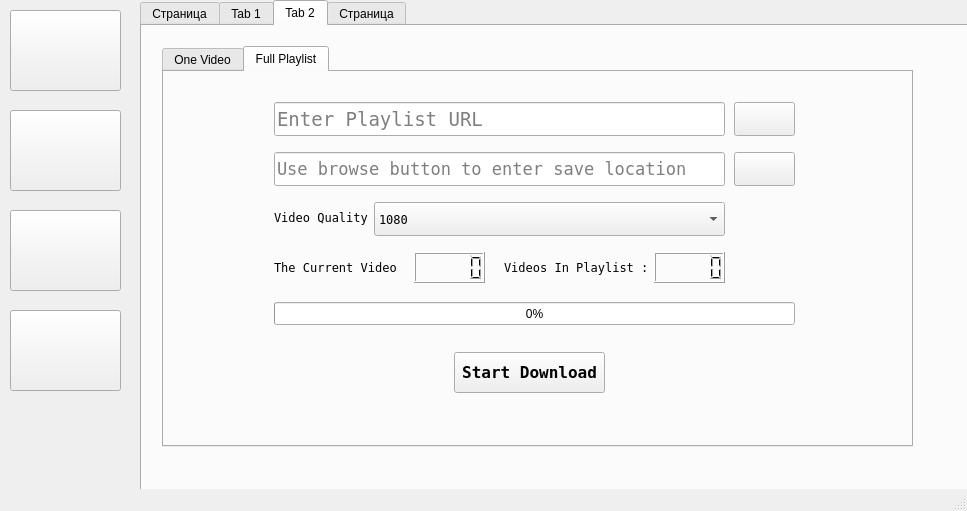
<?xml version="1.0" encoding="UTF-8"?>
<ui version="4.0">
 <class>MainWindow</class>
 <widget class="QMainWindow" name="MainWindow">
  <property name="geometry">
   <rect>
    <x>0</x>
    <y>0</y>
    <width>967</width>
    <height>511</height>
   </rect>
  </property>
  <property name="windowTitle">
   <string>MainWindow</string>
  </property>
  <widget class="QWidget" name="centralwidget">
   <widget class="QTabWidget" name="tabWidget">
    <property name="geometry">
     <rect>
      <x>140</x>
      <y>0</y>
      <width>841</width>
      <height>591</height>
     </rect>
    </property>
    <property name="layoutDirection">
     <enum>Qt::LeftToRight</enum>
    </property>
    <property name="autoFillBackground">
     <bool>false</bool>
    </property>
    <property name="styleSheet">
     <string notr="true">QGroupBox {
   background: transparent;
  
	border-color: rgb(139, 139, 139);
}
QTabWidget::tab-bar
{
    alignment: center;
}</string>
    </property>
    <property name="tabPosition">
     <enum>QTabWidget::North</enum>
    </property>
    <property name="currentIndex">
     <number>2</number>
    </property>
    <property name="tabBarAutoHide">
     <bool>false</bool>
    </property>
    <widget class="QWidget" name="tab_5">
     <attribute name="title">
      <string>Страница</string>
     </attribute>
     <widget class="QGroupBox" name="groupBox">
      <property name="geometry">
       <rect>
        <x>90</x>
        <y>60</y>
        <width>291</width>
        <height>101</height>
       </rect>
      </property>
      <property name="styleSheet">
       <string notr="true">QGroupBox {
   background: transparent;
}</string>
      </property>
      <property name="title">
       <string/>
      </property>
      <widget class="QLabel" name="label_8">
       <property name="geometry">
        <rect>
         <x>80</x>
         <y>20</y>
         <width>201</width>
         <height>61</height>
        </rect>
       </property>
       <property name="font">
        <font>
         <family>Inconsolata</family>
         <pointsize>14</pointsize>
        </font>
       </property>
       <property name="text">
        <string>Download Any Types Of Files</string>
       </property>
       <property name="wordWrap">
        <bool>true</bool>
       </property>
      </widget>
      <widget class="QLabel" name="label_10">
       <property name="geometry">
        <rect>
         <x>10</x>
         <y>20</y>
         <width>61</width>
         <height>61</height>
        </rect>
       </property>
       <property name="text">
        <string/>
       </property>
       <property name="pixmap">
        <pixmap resource="photo.qrc">:/icons/download.png</pixmap>
       </property>
      </widget>
     </widget>
     <widget class="QGroupBox" name="groupBox_2">
      <property name="geometry">
       <rect>
        <x>90</x>
        <y>200</y>
        <width>291</width>
        <height>101</height>
       </rect>
      </property>
      <property name="title">
       <string/>
      </property>
      <widget class="QLabel" name="label_20">
       <property name="geometry">
        <rect>
         <x>10</x>
         <y>20</y>
         <width>61</width>
         <height>61</height>
        </rect>
       </property>
       <property name="text">
        <string/>
       </property>
       <property name="pixmap">
        <pixmap resource="photo.qrc">:/icons/folder.png</pixmap>
       </property>
      </widget>
      <widget class="QLabel" name="label_19">
       <property name="geometry">
        <rect>
         <x>80</x>
         <y>20</y>
         <width>201</width>
         <height>61</height>
        </rect>
       </property>
       <property name="font">
        <font>
         <family>Inconsolata</family>
         <pointsize>14</pointsize>
        </font>
       </property>
       <property name="text">
        <string>Download Playlists From Youtube</string>
       </property>
       <property name="wordWrap">
        <bool>true</bool>
       </property>
      </widget>
     </widget>
     <widget class="QGroupBox" name="groupBox_3">
      <property name="geometry">
       <rect>
        <x>430</x>
        <y>200</y>
        <width>291</width>
        <height>101</height>
       </rect>
      </property>
      <property name="title">
       <string/>
      </property>
      <widget class="QLabel" name="label_14">
       <property name="geometry">
        <rect>
         <x>10</x>
         <y>20</y>
         <width>61</width>
         <height>61</height>
        </rect>
       </property>
       <property name="text">
        <string/>
       </property>
       <property name="pixmap">
        <pixmap resource="photo.qrc">:/icons/theme.png</pixmap>
       </property>
      </widget>
      <widget class="QLabel" name="label_13">
       <property name="geometry">
        <rect>
         <x>90</x>
         <y>20</y>
         <width>191</width>
         <height>61</height>
        </rect>
       </property>
       <property name="font">
        <font>
         <family>Inconsolata</family>
         <pointsize>14</pointsize>
        </font>
       </property>
       <property name="text">
        <string>App Themes &amp; Settings</string>
       </property>
       <property name="wordWrap">
        <bool>true</bool>
       </property>
      </widget>
     </widget>
     <widget class="QGroupBox" name="groupBox_4">
      <property name="geometry">
       <rect>
        <x>430</x>
        <y>60</y>
        <width>291</width>
        <height>101</height>
       </rect>
      </property>
      <property name="title">
       <string/>
      </property>
      <widget class="QLabel" name="label_12">
       <property name="geometry">
        <rect>
         <x>10</x>
         <y>20</y>
         <width>71</width>
         <height>57</height>
        </rect>
       </property>
       <property name="text">
        <string/>
       </property>
       <property name="pixmap">
        <pixmap resource="photo.qrc">:/icons/youtube.png</pixmap>
       </property>
       <property name="scaledContents">
        <bool>false</bool>
       </property>
      </widget>
      <widget class="QLabel" name="label_11">
       <property name="geometry">
        <rect>
         <x>90</x>
         <y>20</y>
         <width>191</width>
         <height>61</height>
        </rect>
       </property>
       <property name="font">
        <font>
         <family>Inconsolata</family>
         <pointsize>14</pointsize>
        </font>
       </property>
       <property name="text">
        <string>Download Video From Youtube</string>
       </property>
       <property name="scaledContents">
        <bool>false</bool>
       </property>
       <property name="wordWrap">
        <bool>true</bool>
       </property>
      </widget>
     </widget>
    </widget>
    <widget class="QWidget" name="tab">
     <attribute name="title">
      <string>Tab 1</string>
     </attribute>
     <widget class="QPushButton" name="pushButton">
      <property name="geometry">
       <rect>
        <x>330</x>
        <y>335</y>
        <width>111</width>
        <height>41</height>
       </rect>
      </property>
      <property name="font">
       <font>
        <family>Inconsolata</family>
        <pointsize>12</pointsize>
        <weight>75</weight>
        <bold>true</bold>
       </font>
      </property>
      <property name="styleSheet">
       <string notr="true"/>
      </property>
      <property name="text">
       <string>Download</string>
      </property>
     </widget>
     <widget class="QLineEdit" name="lineEdit">
      <property name="geometry">
       <rect>
        <x>130</x>
        <y>90</y>
        <width>521</width>
        <height>34</height>
       </rect>
      </property>
      <property name="font">
       <font>
        <family>Inconsolata</family>
        <pointsize>14</pointsize>
        <weight>50</weight>
        <bold>false</bold>
       </font>
      </property>
      <property name="placeholderText">
       <string>Enter download link here</string>
      </property>
     </widget>
     <widget class="QLineEdit" name="lineEdit_2">
      <property name="geometry">
       <rect>
        <x>130</x>
        <y>140</y>
        <width>451</width>
        <height>34</height>
       </rect>
      </property>
      <property name="font">
       <font>
        <family>Inconsolata</family>
        <pointsize>13</pointsize>
        <weight>50</weight>
        <italic>false</italic>
        <bold>false</bold>
        <underline>false</underline>
        <strikeout>false</strikeout>
        <kerning>true</kerning>
       </font>
      </property>
      <property name="placeholderText">
       <string>Use browse button to enter save location</string>
      </property>
     </widget>
     <widget class="QPushButton" name="pushButton_2">
      <property name="geometry">
       <rect>
        <x>590</x>
        <y>140</y>
        <width>61</width>
        <height>34</height>
       </rect>
      </property>
      <property name="styleSheet">
       <string notr="true"/>
      </property>
      <property name="text">
       <string/>
      </property>
      <property name="icon">
       <iconset resource="photo.qrc">
        <normaloff>:/icons/search.png</normaloff>:/icons/search.png</iconset>
      </property>
      <property name="iconSize">
       <size>
        <width>26</width>
        <height>26</height>
       </size>
      </property>
      <property name="checkable">
       <bool>false</bool>
      </property>
     </widget>
     <widget class="QProgressBar" name="progressBar">
      <property name="geometry">
       <rect>
        <x>130</x>
        <y>210</y>
        <width>521</width>
        <height>23</height>
       </rect>
      </property>
      <property name="value">
       <number>0</number>
      </property>
     </widget>
    </widget>
    <widget class="QWidget" name="tab_2">
     <attribute name="title">
      <string>Tab 2</string>
     </attribute>
     <widget class="QTabWidget" name="tabWidget_2">
      <property name="geometry">
       <rect>
        <x>20</x>
        <y>20</y>
        <width>751</width>
        <height>401</height>
       </rect>
      </property>
      <property name="currentIndex">
       <number>1</number>
      </property>
      <widget class="QWidget" name="tab_3">
       <attribute name="title">
        <string>One Video</string>
       </attribute>
       <widget class="QProgressBar" name="progressBar_2">
        <property name="geometry">
         <rect>
          <x>110</x>
          <y>180</y>
          <width>521</width>
          <height>23</height>
         </rect>
        </property>
        <property name="value">
         <number>0</number>
        </property>
       </widget>
       <widget class="QLineEdit" name="lineEdit_3">
        <property name="geometry">
         <rect>
          <x>110</x>
          <y>30</y>
          <width>451</width>
          <height>34</height>
         </rect>
        </property>
        <property name="font">
         <font>
          <family>Inconsolata</family>
          <pointsize>14</pointsize>
         </font>
        </property>
        <property name="placeholderText">
         <string>Enter video URL</string>
        </property>
       </widget>
       <widget class="QPushButton" name="pushButton_3">
        <property name="geometry">
         <rect>
          <x>290</x>
          <y>270</y>
          <width>151</width>
          <height>41</height>
         </rect>
        </property>
        <property name="font">
         <font>
          <family>Inconsolata</family>
          <pointsize>12</pointsize>
          <weight>75</weight>
          <bold>true</bold>
          <underline>false</underline>
         </font>
        </property>
        <property name="styleSheet">
         <string notr="true"/>
        </property>
        <property name="text">
         <string>Start Download</string>
        </property>
       </widget>
       <widget class="QPushButton" name="pushButton_4">
        <property name="geometry">
         <rect>
          <x>570</x>
          <y>80</y>
          <width>61</width>
          <height>34</height>
         </rect>
        </property>
        <property name="styleSheet">
         <string notr="true"/>
        </property>
        <property name="text">
         <string/>
        </property>
        <property name="icon">
         <iconset resource="photo.qrc">
          <normaloff>:/icons/search.png</normaloff>:/icons/search.png</iconset>
        </property>
        <property name="iconSize">
         <size>
          <width>26</width>
          <height>26</height>
         </size>
        </property>
       </widget>
       <widget class="QLineEdit" name="lineEdit_4">
        <property name="geometry">
         <rect>
          <x>110</x>
          <y>80</y>
          <width>451</width>
          <height>34</height>
         </rect>
        </property>
        <property name="font">
         <font>
          <family>Inconsolata</family>
          <pointsize>13</pointsize>
         </font>
        </property>
        <property name="placeholderText">
         <string>Use browse button to enter save location</string>
        </property>
       </widget>
       <widget class="QLabel" name="label">
        <property name="geometry">
         <rect>
          <x>110</x>
          <y>130</y>
          <width>101</width>
          <height>31</height>
         </rect>
        </property>
        <property name="font">
         <font>
          <family>Inconsolata</family>
         </font>
        </property>
        <property name="text">
         <string>Video Quality</string>
        </property>
       </widget>
       <widget class="QComboBox" name="comboBox">
        <property name="geometry">
         <rect>
          <x>210</x>
          <y>130</y>
          <width>351</width>
          <height>34</height>
         </rect>
        </property>
        <property name="font">
         <font>
          <family>Inconsolata</family>
         </font>
        </property>
       </widget>
       <widget class="QPushButton" name="pushButton_5">
        <property name="geometry">
         <rect>
          <x>570</x>
          <y>30</y>
          <width>61</width>
          <height>34</height>
         </rect>
        </property>
        <property name="styleSheet">
         <string notr="true"/>
        </property>
        <property name="text">
         <string/>
        </property>
        <property name="icon">
         <iconset resource="photo.qrc">
          <normaloff>:/icons/add.png</normaloff>:/icons/add.png</iconset>
        </property>
        <property name="iconSize">
         <size>
          <width>26</width>
          <height>26</height>
         </size>
        </property>
       </widget>
       <widget class="QLabel" name="label_5">
        <property name="geometry">
         <rect>
          <x>110</x>
          <y>280</y>
          <width>161</width>
          <height>20</height>
         </rect>
        </property>
        <property name="text">
         <string/>
        </property>
       </widget>
      </widget>
      <widget class="QWidget" name="tab_4">
       <attribute name="title">
        <string>Full Playlist</string>
       </attribute>
       <widget class="QComboBox" name="comboBox_2">
        <property name="geometry">
         <rect>
          <x>210</x>
          <y>130</y>
          <width>351</width>
          <height>34</height>
         </rect>
        </property>
        <property name="font">
         <font>
          <family>Inconsolata</family>
         </font>
        </property>
        <property name="editable">
         <bool>false</bool>
        </property>
        <property name="currentIndex">
         <number>0</number>
        </property>
        <item>
         <property name="text">
          <string>1080</string>
         </property>
        </item>
        <item>
         <property name="text">
          <string>720</string>
         </property>
        </item>
        <item>
         <property name="text">
          <string>480</string>
         </property>
        </item>
        <item>
         <property name="text">
          <string>360</string>
         </property>
        </item>
       </widget>
       <widget class="QPushButton" name="pushButton_6">
        <property name="geometry">
         <rect>
          <x>570</x>
          <y>30</y>
          <width>61</width>
          <height>34</height>
         </rect>
        </property>
        <property name="styleSheet">
         <string notr="true"/>
        </property>
        <property name="text">
         <string/>
        </property>
        <property name="icon">
         <iconset resource="photo.qrc">
          <normaloff>:/icons/add.png</normaloff>:/icons/add.png</iconset>
        </property>
        <property name="iconSize">
         <size>
          <width>26</width>
          <height>26</height>
         </size>
        </property>
       </widget>
       <widget class="QLineEdit" name="lineEdit_5">
        <property name="geometry">
         <rect>
          <x>110</x>
          <y>30</y>
          <width>451</width>
          <height>34</height>
         </rect>
        </property>
        <property name="font">
         <font>
          <family>Inconsolata</family>
          <pointsize>14</pointsize>
          <weight>50</weight>
          <bold>false</bold>
         </font>
        </property>
        <property name="placeholderText">
         <string>Enter Playlist URL</string>
        </property>
       </widget>
       <widget class="QPushButton" name="pushButton_7">
        <property name="geometry">
         <rect>
          <x>570</x>
          <y>80</y>
          <width>61</width>
          <height>34</height>
         </rect>
        </property>
        <property name="styleSheet">
         <string notr="true"/>
        </property>
        <property name="text">
         <string/>
        </property>
        <property name="icon">
         <iconset resource="photo.qrc">
          <normaloff>:/icons/search.png</normaloff>:/icons/search.png</iconset>
        </property>
        <property name="iconSize">
         <size>
          <width>26</width>
          <height>26</height>
         </size>
        </property>
       </widget>
       <widget class="QPushButton" name="pushButton_8">
        <property name="geometry">
         <rect>
          <x>290</x>
          <y>280</y>
          <width>151</width>
          <height>41</height>
         </rect>
        </property>
        <property name="font">
         <font>
          <family>Inconsolata</family>
          <pointsize>12</pointsize>
          <weight>75</weight>
          <bold>true</bold>
         </font>
        </property>
        <property name="styleSheet">
         <string notr="true"/>
        </property>
        <property name="text">
         <string>Start Download</string>
        </property>
       </widget>
       <widget class="QLineEdit" name="lineEdit_6">
        <property name="geometry">
         <rect>
          <x>110</x>
          <y>80</y>
          <width>451</width>
          <height>34</height>
         </rect>
        </property>
        <property name="font">
         <font>
          <family>Inconsolata</family>
          <pointsize>13</pointsize>
         </font>
        </property>
        <property name="placeholderText">
         <string>Use browse button to enter save location</string>
        </property>
       </widget>
       <widget class="QLabel" name="label_2">
        <property name="geometry">
         <rect>
          <x>110</x>
          <y>130</y>
          <width>101</width>
          <height>31</height>
         </rect>
        </property>
        <property name="font">
         <font>
          <family>Inconsolata</family>
         </font>
        </property>
        <property name="text">
         <string>Video Quality</string>
        </property>
       </widget>
       <widget class="QProgressBar" name="progressBar_3">
        <property name="geometry">
         <rect>
          <x>110</x>
          <y>230</y>
          <width>521</width>
          <height>23</height>
         </rect>
        </property>
        <property name="value">
         <number>0</number>
        </property>
       </widget>
       <widget class="QLabel" name="label_3">
        <property name="geometry">
         <rect>
          <x>110</x>
          <y>180</y>
          <width>131</width>
          <height>31</height>
         </rect>
        </property>
        <property name="font">
         <font>
          <family>Inconsolata</family>
         </font>
        </property>
        <property name="text">
         <string>The Current Video :</string>
        </property>
       </widget>
       <widget class="QLabel" name="label_4">
        <property name="geometry">
         <rect>
          <x>340</x>
          <y>180</y>
          <width>151</width>
          <height>31</height>
         </rect>
        </property>
        <property name="font">
         <font>
          <family>Inconsolata</family>
         </font>
        </property>
        <property name="text">
         <string>Videos In Playlist :</string>
        </property>
       </widget>
       <widget class="QLCDNumber" name="lcdNumber">
        <property name="geometry">
         <rect>
          <x>250</x>
          <y>180</y>
          <width>71</width>
          <height>31</height>
         </rect>
        </property>
       </widget>
       <widget class="QLCDNumber" name="lcdNumber_2">
        <property name="geometry">
         <rect>
          <x>490</x>
          <y>180</y>
          <width>71</width>
          <height>31</height>
         </rect>
        </property>
        <property name="font">
         <font>
          <family>Cantarell Extra Bold</family>
         </font>
        </property>
       </widget>
       <widget class="QLabel" name="label_6">
        <property name="geometry">
         <rect>
          <x>110</x>
          <y>290</y>
          <width>161</width>
          <height>20</height>
         </rect>
        </property>
        <property name="text">
         <string/>
        </property>
       </widget>
      </widget>
     </widget>
    </widget>
    <widget class="QWidget" name="tab_6">
     <attribute name="title">
      <string>Страница</string>
     </attribute>
     <widget class="QLabel" name="label_7">
      <property name="geometry">
       <rect>
        <x>280</x>
        <y>60</y>
        <width>351</width>
        <height>101</height>
       </rect>
      </property>
      <property name="font">
       <font>
        <family>Inconsolata</family>
        <pointsize>16</pointsize>
       </font>
      </property>
      <property name="text">
       <string>Choose Your Theme</string>
      </property>
     </widget>
     <widget class="QPushButton" name="pushButton_13">
      <property name="geometry">
       <rect>
        <x>110</x>
        <y>180</y>
        <width>151</width>
        <height>121</height>
       </rect>
      </property>
      <property name="font">
       <font>
        <pointsize>10</pointsize>
       </font>
      </property>
      <property name="styleSheet">
       <string notr="true">background-color: rgb(39, 39, 39);</string>
      </property>
      <property name="text">
       <string/>
      </property>
      <property name="iconSize">
       <size>
        <width>50</width>
        <height>50</height>
       </size>
      </property>
     </widget>
     <widget class="QPushButton" name="pushButton_14">
      <property name="geometry">
       <rect>
        <x>300</x>
        <y>180</y>
        <width>151</width>
        <height>121</height>
       </rect>
      </property>
      <property name="font">
       <font>
        <pointsize>10</pointsize>
       </font>
      </property>
      <property name="styleSheet">
       <string notr="true">background-color: rgb(232, 232, 232);</string>
      </property>
      <property name="text">
       <string/>
      </property>
      <property name="iconSize">
       <size>
        <width>50</width>
        <height>50</height>
       </size>
      </property>
     </widget>
     <widget class="QPushButton" name="pushButton_15">
      <property name="geometry">
       <rect>
        <x>490</x>
        <y>180</y>
        <width>151</width>
        <height>121</height>
       </rect>
      </property>
      <property name="font">
       <font>
        <pointsize>10</pointsize>
       </font>
      </property>
      <property name="styleSheet">
       <string notr="true">background-color: rgb(217, 217, 217);</string>
      </property>
      <property name="text">
       <string/>
      </property>
      <property name="iconSize">
       <size>
        <width>50</width>
        <height>50</height>
       </size>
      </property>
     </widget>
    </widget>
   </widget>
   <widget class="QPushButton" name="pushButton_9">
    <property name="geometry">
     <rect>
      <x>10</x>
      <y>10</y>
      <width>111</width>
      <height>81</height>
     </rect>
    </property>
    <property name="text">
     <string/>
    </property>
    <property name="icon">
     <iconset resource="photo.qrc">
      <normaloff>:/icons/home.png</normaloff>:/icons/home.png</iconset>
    </property>
    <property name="iconSize">
     <size>
      <width>50</width>
      <height>50</height>
     </size>
    </property>
   </widget>
   <widget class="QPushButton" name="pushButton_10">
    <property name="geometry">
     <rect>
      <x>10</x>
      <y>110</y>
      <width>111</width>
      <height>81</height>
     </rect>
    </property>
    <property name="text">
     <string/>
    </property>
    <property name="icon">
     <iconset resource="photo.qrc">
      <normaloff>:/icons/download.png</normaloff>:/icons/download.png</iconset>
    </property>
    <property name="iconSize">
     <size>
      <width>50</width>
      <height>50</height>
     </size>
    </property>
   </widget>
   <widget class="QPushButton" name="pushButton_11">
    <property name="geometry">
     <rect>
      <x>10</x>
      <y>210</y>
      <width>111</width>
      <height>81</height>
     </rect>
    </property>
    <property name="text">
     <string/>
    </property>
    <property name="icon">
     <iconset resource="photo.qrc">
      <normaloff>:/icons/youtube.png</normaloff>:/icons/youtube.png</iconset>
    </property>
    <property name="iconSize">
     <size>
      <width>50</width>
      <height>50</height>
     </size>
    </property>
   </widget>
   <widget class="QPushButton" name="pushButton_12">
    <property name="geometry">
     <rect>
      <x>10</x>
      <y>310</y>
      <width>111</width>
      <height>81</height>
     </rect>
    </property>
    <property name="text">
     <string/>
    </property>
    <property name="icon">
     <iconset resource="photo.qrc">
      <normaloff>:/icons/settings.png</normaloff>:/icons/settings.png</iconset>
    </property>
    <property name="iconSize">
     <size>
      <width>50</width>
      <height>50</height>
     </size>
    </property>
   </widget>
  </widget>
  <widget class="QMenuBar" name="menubar">
   <property name="geometry">
    <rect>
     <x>0</x>
     <y>0</y>
     <width>967</width>
     <height>32</height>
    </rect>
   </property>
  </widget>
  <widget class="QStatusBar" name="statusbar"/>
 </widget>
 <resources>
  <include location="photo.qrc"/>
 </resources>
 <connections/>
</ui>
